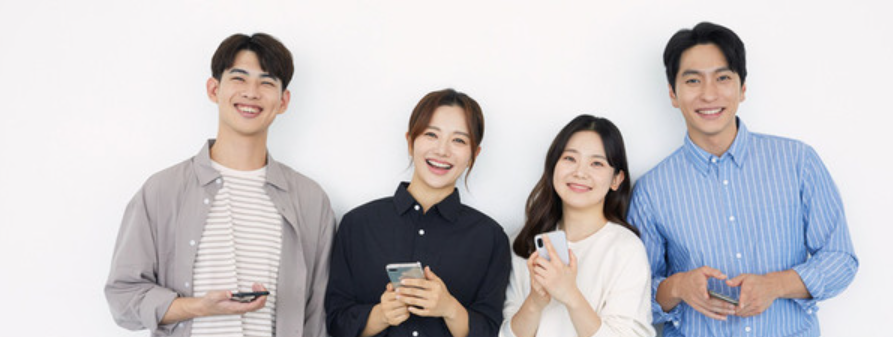
#> input picture test_pic.PNG, 893 x 337 px, found by its file name
$ python face_recog_test.py
#> lines starting #> are read from the running program, lines starting #| are printed output that depends on the picture; after the words box and inside, x2 and y2 are one past the last pixel; in counts of white or black regions, pixels touching at a corner belong together
import cv2

# haarcascade 불러오기
face_cascade = cv2.CascadeClassifier(cv2.data.haarcascades + 'haarcascade_frontalface_default.xml')
eye_cascade = cv2.CascadeClassifier(cv2.data.haarcascades + 'haarcascade_eye.xml')

# 이미지 불러오기
img = cv2.imread('D:/YiKyeong/SK_networks_AI/Final Project/test_pic.png')
#> img is the input picture: shape (337, 893, 3); mean B, G, R 198.6, 195.7, 199.1
gray = cv2.cvtColor(img, cv2.COLOR_BGR2GRAY)
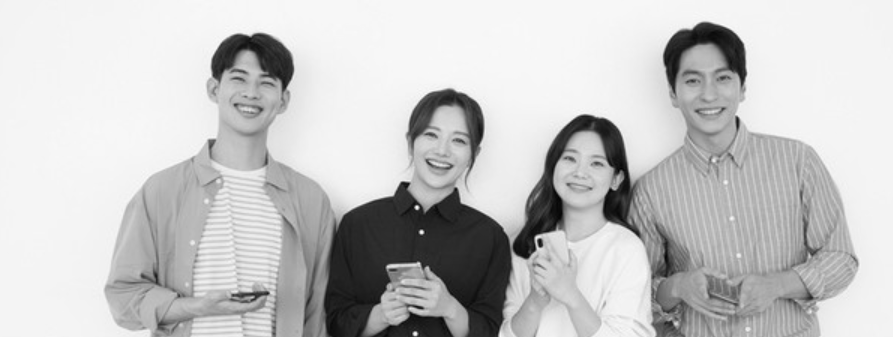
#> gray: shape (337, 893); min 3, max 252, mean 197.1

# 얼굴 찾기
faces = face_cascade.detectMultiScale(gray, 1.3, 5)
#> faces = [[212, 52, 74, 74], [667, 48, 82, 82], [408, 110, 74, 74], [547, 134, 73, 73]]
for (x, y, w, h) in faces:
    cv2.rectangle(img, (x, y), (x + w, y + h), (255, 0, 0), 2)

    # 눈 찾기
    roi_color = img[y:y + h, x:x + w]
    roi_gray = gray[y:y + h, x:x + w]
    eyes = eye_cascade.detectMultiScale(roi_gray)
    for (ex, ey, ew, eh) in eyes:
        cv2.rectangle(roi_color, (ex, ey), (ex+ew, ey+eh), (0, 255, 0), 2)
#> this loop made 4 passes
#> (x, y, w, h, eyes) on passes 1 to 3: (212, 52, 74, 74, [[15, 18, 22, 22]]), (667, 48, 82, 82, [[44, 20, 22, 22], [14, 20, 25, 25]]), (408, 110, 74, 74, [[40, 20, 20, 20]])
#> pass 1, `roi_color = img[y:y + h, x:x + w]`:
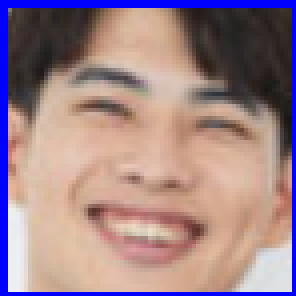
#> roi_color: shape (74, 74, 3) (shown 4 times larger); mean B, G, R 137.2, 130.9, 158.1
#> pass 1, `roi_gray = gray[y:y + h, x:x + w]`:
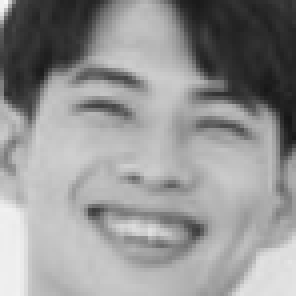
#> roi_gray: shape (74, 74) (shown 4 times larger); min 22, max 248, mean 148
#> pass 2, `roi_gray = gray[y:y + h, x:x + w]`:
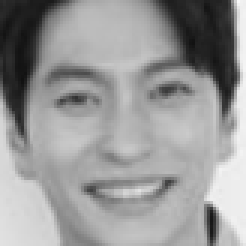
#> roi_gray: shape (82, 82) (shown 3 times larger); min 17, max 248, mean 152.2
#> after the loop:
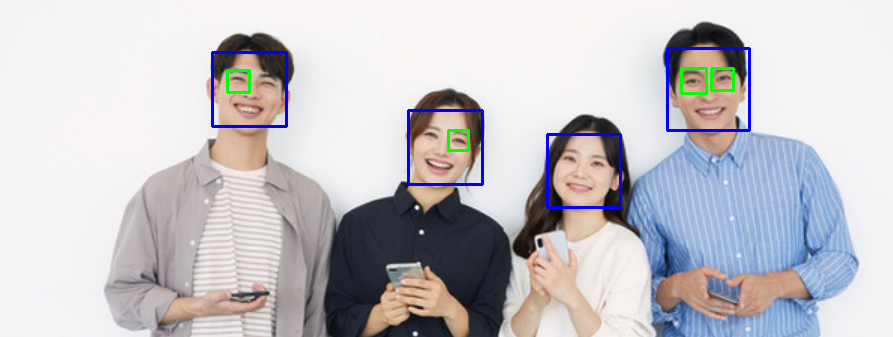
#> img: shape (337, 893, 3); 1.55% of pixels changed, all inside (x1, y1, x2, y2) = (211, 47, 751, 209)
#> after the loop:
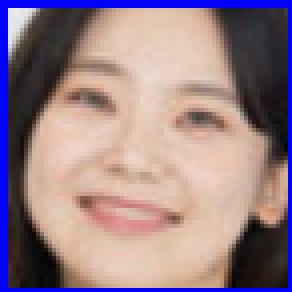
#> roi_color: shape (73, 73, 3) (shown 4 times larger); mean B, G, R 136, 127.7, 151.3
#> after the loop:
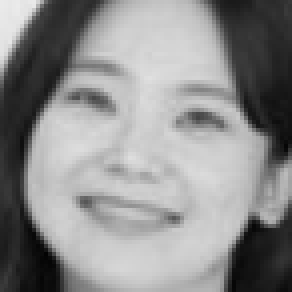
#> roi_gray: shape (73, 73) (shown 4 times larger); min 3, max 235, mean 140.9

# 영상 출력
cv2.imshow('test_result.jpg', img)

key = cv2.waitKey(0)
#> (key Esc is pressed here)
cv2.destroyAllWindows()

$ run again, with src/assets/Whisk_4bfd948033.jpg saved as test_pic.PNG
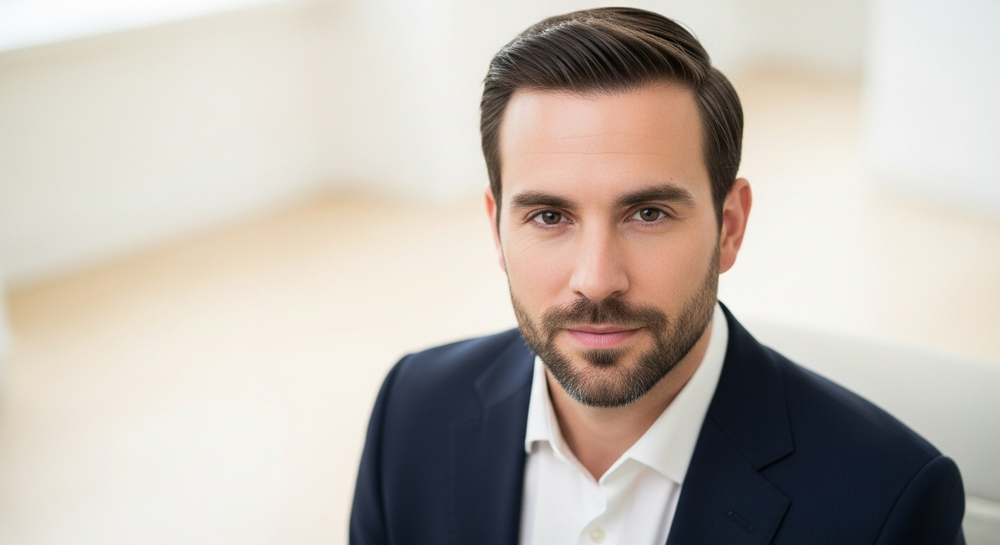
#> input picture src/assets/Whisk_4bfd948033.jpg, 1000 x 545 px, shrunk from 1408 x 768 before the run, found by its file name
#> img is the input picture: shape (545, 1000, 3); mean B, G, R 176.2, 183.9, 191.8
#> faces = [[456, 105, 289, 289]]
#> the loop `for (x, y, w, h) in faces:` made 1 pass
#> (x, y, w, h, eyes) on pass 1: (456, 105, 289, 289, [[62, 83, 56, 56], [156, 76, 64, 64]])
#> pass 1, `roi_gray = gray[y:y + h, x:x + w]`:
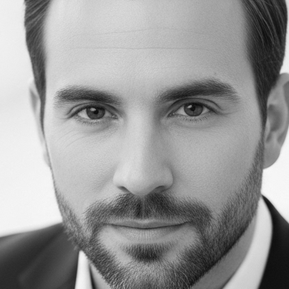
#> roi_gray: shape (289, 289); min 11, max 248, mean 151.8
#> after the loop `for (x, y, w, h) in faces:`:
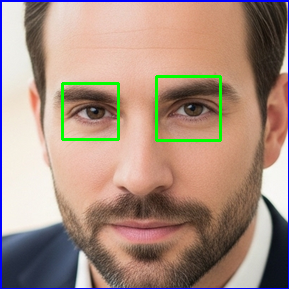
#> roi_color: shape (289, 289, 3); mean B, G, R 128.6, 142.5, 168.3
